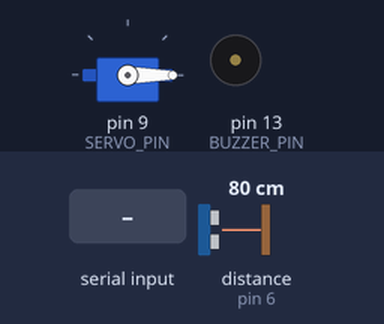
This sketch was run on a simulated Arduino Uno, built with avr-gcc and run on an emulated ATmega328P. Shown: servo, buzzer (waves = sounding, pin HIGH). Wiring (inferred from the names in the program): ultrasonic range finder: trigger pin 7; echo pin 6. Inputs (shaded band) come from the test bench; at power-on: distance to the obstacle (sensor on pin 6) 80 cm. The echo pulse lasts 58.3 µs per cm; pins used as bus, display or sensor lines are not drawn; what the sketch prints to the serial monitor is not drawn.

Above: at 1.7 s.
1.8 s: "1\n" received over the second serial link
At 3.2 s:
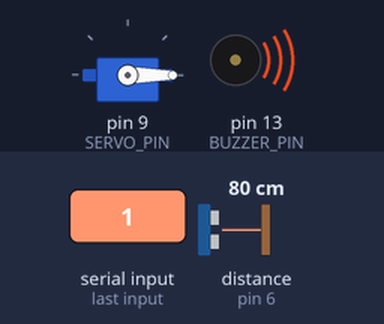
At 3.9 s:
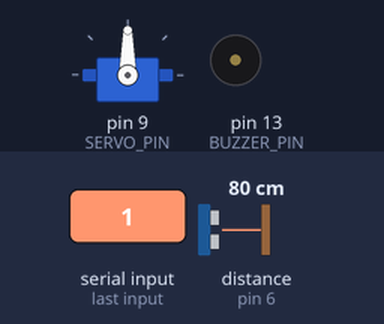
11.7 s: distance to the obstacle (sensor on pin 6) set to 9 cm
13.2 s: distance to the obstacle (sensor on pin 6) set to 12 cm
Timing chart, 0 to 16.2 s (numbered marks = the images above; inputs shaded):
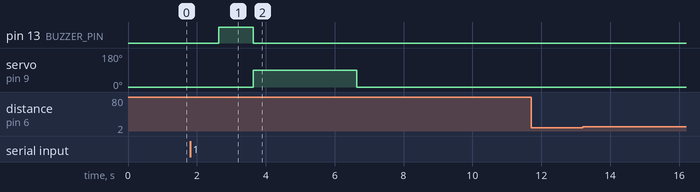

The sketch:

Arduino_FINAL_ASLI.ino
```cpp
#include <SoftwareSerial.h>
#include <Servo.h>
#define TRIG_PIN 7
#define ECHO_PIN 6
#define SERVO_PIN 9
#define BUZZER_PIN 13

// RX, TX (hubungkan ke TX, RX ESP32)
SoftwareSerial espSerial(10, 11);

Servo servo;
String dataDariESP = "";

long readUltrasonicCM() {
  digitalWrite(TRIG_PIN, LOW);
  delayMicroseconds(2);
  digitalWrite(TRIG_PIN, HIGH);
  delayMicroseconds(10);
  digitalWrite(TRIG_PIN, LOW);

  long duration = pulseIn(ECHO_PIN, HIGH, 20000); // timeout 20ms
  if (duration == 0) return -1;  // Tidak ada pantulan
  long distance = duration * 0.034 / 2;
  return distance;
}

void setup() {
  pinMode(TRIG_PIN, OUTPUT);
  pinMode(ECHO_PIN, INPUT);
  pinMode(BUZZER_PIN, OUTPUT);
  digitalWrite(BUZZER_PIN, LOW);  // Pastikan buzzer OFF
  servo.attach(SERVO_PIN);
  servo.write(0); // posisi tutup awal
  delay(500);
  servo.detach();
  espSerial.begin(9600); // Komunikasi ke ESP32
  Serial.begin(9600);    // Debug monitor
}

void loop() {
  // === Cek Perintah Manual dari ESP32 ===
  if (espSerial.available()) {
    dataDariESP = espSerial.readStringUntil('\n');
    dataDariESP.trim();

    if (dataDariESP == "1") {
      Serial.println("PERINTAH MANUAL: Buka Servo dari ESP");

      if (!servo.attached()) servo.attach(SERVO_PIN);
      digitalWrite(BUZZER_PIN, HIGH);
      delay(1000); // 🔔 Buzzer hanya 1 detik
      digitalWrite(BUZZER_PIN, LOW);
      servo.write(90); // Buka
      delay(3000);     // Sisa waktu buka (total 3 detik)
      servo.write(0);  // Tutup kembali
      delay(500);
      servo.detach();

      espSerial.println("Servo: BUKA_MANUAL");
    }
    else if (dataDariESP == "0") {
      Serial.println("PERINTAH MANUAL: Tutup Servo dari ESP");

      if (!servo.attached()) servo.attach(SERVO_PIN);
      servo.write(0);              // Posisi tutup
      delay(500);
      servo.detach();
      digitalWrite(BUZZER_PIN, LOW); // Matikan buzzer jika aktif

      espSerial.println("Servo: TUTUP_MANUAL");
    }
  }

  // === KALIBRASI SENSOR ULTRASONIK ===
  long jarak = round(1.0463 * readUltrasonicCM() - 0.2749);
  String statusPakan = "";

  // === Penentuan Status Pakan ===
  if (jarak >= 0 && jarak <= 9) {
    statusPakan = "Penuh";
  } else if (jarak >= 10 && jarak <= 13) {
    statusPakan = "Habis";
  } else {
    statusPakan = "Di luar rentang";
  }

  // === Servo hanya buka otomatis jika jarak == 13 ===
  if (jarak == 13) {
    if (!servo.attached()) servo.attach(SERVO_PIN);
    digitalWrite(BUZZER_PIN, HIGH);
    delay(300); // Buzzer 0.3 detik
    digitalWrite(BUZZER_PIN, LOW);
    servo.write(90);
    delay(3000);
    servo.write(0);
    delay(500);
    servo.detach();
    espSerial.println("Servo: BUKA_AUTO");
  }

  // === Serial Monitor & Kirim ke ESP32 ===
   String pesan = "📦 Pakan - Jarak: " + String(jarak) + " cm | Status: " + statusPakan;

  Serial.println(pesan);
  espSerial.println(pesan);


  delay(1000);
}
```

Measured:
- after the input at 1.8 s, pin 13 (BUZZER_PIN): LOW → HIGH after 0.83 s, → LOW 1.0 s later; servo on pin 9 (SERVO_PIN): 0° → 90° after 1.8 s, → 0° 3.0 s later
- after the input at 11.7 s, every drawn part: stays the same
- after the input at 13.2 s, every drawn part: stays the same
